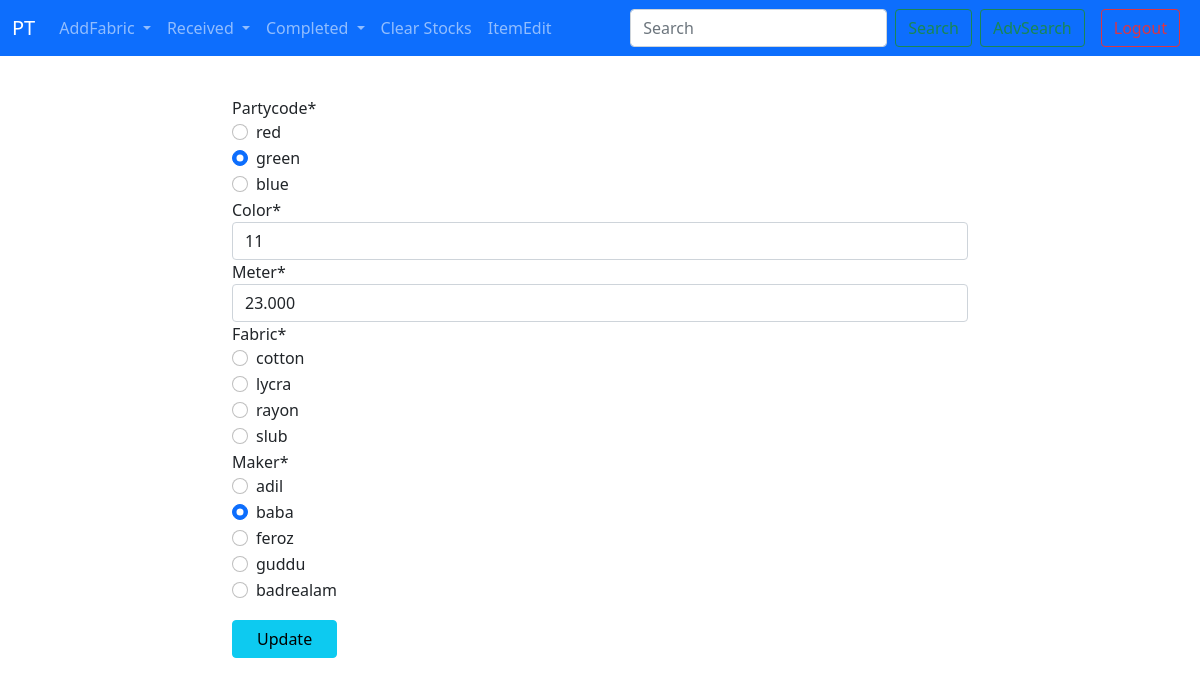
Page /update/1/ (signed in) on the committed database.
### stocks/models.py (models this page shows)
class Fabrics(models.Model):
    partycode = models.CharField(max_length=10,)
    color = models.PositiveIntegerField()
    meter = models.DecimalField(max_digits=6, decimal_places=3)
    fabric = models.CharField(max_length=20)
    maker = models.CharField(max_length=15)
    time = models.DateTimeField(default=datetime.now())
    cutting = models.PositiveIntegerField(default=0)
    item = models.CharField(max_length=20,blank=True)
    cut_time = models.DateTimeField(null=True)
    rec_pcs = models.PositiveIntegerField(default=0)
    gr_pcs = models.PositiveIntegerField(default=0)
    completed = models.BooleanField(default=False)
    hsb_clr = models.BooleanField(default=False)

### stocks/views.py (the view)
# urls.py: path('update/<int:id>/',views.updatedata,name='updatedata'),
@user_passes_test(lambda u: u.is_superuser)
def updatedata(request, id):
    if request.method == 'POST':
        pi = Fabrics.objects.get(pk=id)
        ff = AddFabrics(request.POST,instance=pi)
        if ff.is_valid():
            ff.save()
        return HttpResponseRedirect('/')
    else:
        pi = Fabrics.objects.get(pk=id)
        ff = AddFabrics(instance=pi)
        makers=Makers.objects.all()
    return render(request,'update.html',{'fabform':ff,'makers':makers})

### stocks/forms.py
class AddFabrics(forms.ModelForm):
    partycode = forms.ChoiceField(choices=pcl, widget=forms.RadioSelect(attrs={'class':'form-check-input'}))
    fabric = forms.ChoiceField(choices=fl, widget=forms.RadioSelect(attrs={'class':'form-check-input'}))
    maker = forms.ChoiceField(choices=ml, widget=forms.RadioSelect(attrs={'class':'form-check-input'}))
    class Meta:
        model = Fabrics
        fields = ['partycode','color','meter','fabric','maker']
        labels = {'partycode':'Party_Code','color':'Color','meter':'Meter','fabric':'Fabric','maker':'Maker'}
        widgets={
            'color': forms.NumberInput(attrs={'class':'form-control'}),
            'meter': forms.NumberInput(attrs={'class':'form-control'}),
        }

### templates/update.html (shortened to what this page needs)
{% extends 'base.html' %}
{% load crispy_forms_filters %}
{% block body %}
<div class="container">
    <div class="row justify-content-center">
      <div class="col-sm-8 form-group">
        <form action="" method='POST' class='mt-4'>
          {{fabform|crispy}}
          <input type="submit" class='btn btn-info my-3 px-4' value="Update">
        </form>
      </div>
    </div>
  </div>
{% endblock body %}

### rows in the picture
Fabrics: partycode "☐ red ☑ green ☐ blue", color "11", meter "23.000", fabric "☐ cotton ☐ lycra ☐ rayon ☐ slub", maker "☐ adil ☑ baba ☐ feroz ☐ guddu ☐ badrealam"
